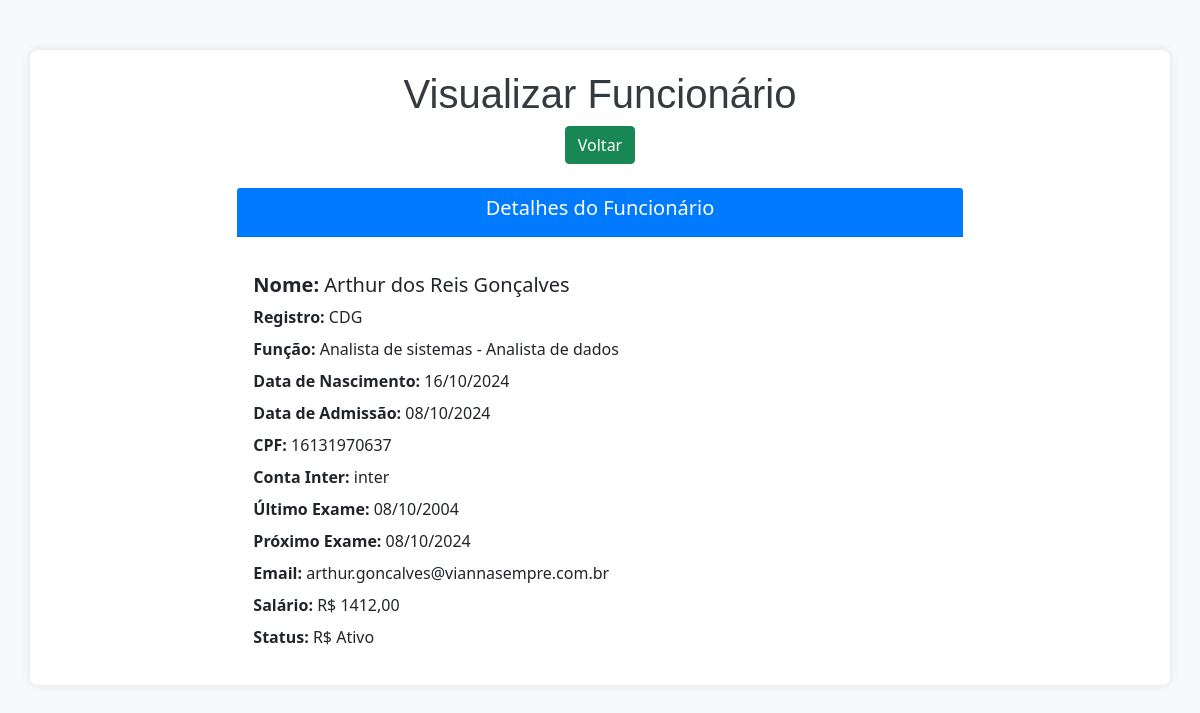
Screenshot of /view/1/ with the database file from the repository.
### app/models.py (models this page shows, shortened)
class Funcionarios(models.Model):
    cpf_validator = RegexValidator(
        r'^\d{11}$',
        'O CPF deve ter 11 dígitos numéricos.'
    )
    nome = models.CharField(max_length=150, verbose_name='Nome')
    registro = models.CharField(max_length=50, verbose_name='Registro')
    funcao = models.CharField(max_length=100, verbose_name='Função')
    data_nascimento = models.DateField(verbose_name='Data de Nascimento')
    data_admissao = models.DateField(verbose_name='Data de Admissão')
    cpf = models.CharField(max_length=11, validators=[cpf_validator], unique=True, verbose_name='CPF')
    conta_inter = models.CharField(max_length=20, verbose_name='Conta Inter')
    ultimo_exame = models.DateField(null=True, blank=True, verbose_name='Último Exame')
    proximo_exame = models.DateField(null=True, blank=True, verbose_name='Próximo Exame')
    email = models.EmailField(max_length=100, validators=[EmailValidator()], unique=True, verbose_name='Email')
    salario = models.DecimalField(max_digits=10, decimal_places=2, verbose_name='Salário')
    status = models.CharField(max_length=50, verbose_name='status')

### app/views.py (the view)
# urls.py: path('view/<int:pk>/', view, name='view'),
def view(request, pk):
    funcionario = get_object_or_404(Funcionarios, pk=pk)
    return render(request, 'Funcionarios/view.html', {'db': funcionario})

### app/templates/Funcionarios/view.html (shortened to what this page needs)
<!DOCTYPE html>
<html lang="pt-br">
<head>
    <link href="https://cdn.jsdelivr.net/npm/bootstrap@5.0.2/dist/css/bootstrap.min.css" rel="stylesheet">
</head>
<body>
    <div class="container">
        <div class="text-center mb-4">
            <h1>Visualizar Funcionário</h1>
            <a href="/indexFuncionarios" class="btn btn-success">Voltar</a>
        </div>
        <div class="row justify-content-center">
            <div class="col-md-8">
                <div class="card">
                    <div class="card-header text-center">
                        <h5>Detalhes do Funcionário</h5>
                    </div>
                    <div class="card-body">
                        <h5 class="card-title"><strong>Nome:</strong> {{ db.nome }}</h5>
                        <p class="card-text"><strong>Registro:</strong> {{ db.registro }}</p>
                        <p class="card-text"><strong>Função:</strong> {{ db.funcao }}</p>
                        <p class="card-text"><strong>Data de Nascimento:</strong> {{ db.data_nascimento|date:"d/m/Y" }}</p>
                        <p class="card-text"><strong>Data de Admissão:</strong> {{ db.data_admissao|date:"d/m/Y" }}</p>
                        <p class="card-text"><strong>CPF:</strong> {{ db.cpf }}</p>
                        <p class="card-text"><strong>Conta Inter:</strong> {{ db.conta_inter }}</p>
                        <p class="card-text"><strong>Último Exame:</strong> {{ db.ultimo_exame|date:"d/m/Y" }}</p>
                        <p class="card-text"><strong>Próximo Exame:</strong> {{ db.proximo_exame|date:"d/m/Y" }}</p>
                        <p class="card-text"><strong>Email:</strong> {{ db.email }}</p>
                        <p class="card-text"><strong>Salário:</strong> R$ {{ db.salario }}</p>
                        <p class="card-text"><strong>Status:</strong> R$ {{ db.status }}</p>
                    </div>
                </div>
            </div>
        </div>
    </div>
</body>
</html>

### app/templates/Funcionarios/view.html (style rules this page uses)
body { background-color: #f8f9fa; }
h1 { color: #343a40; font-family: 'Arial', sans-serif; }
.container { margin-top: 50px; padding: 20px; background-color: #ffffff; border-radius: 0.5rem; box-shadow: 0 0 10px rgba(0, 0, 0, 0.1); }
.card { border: none; }
.card-header { background-color: #007bff; color: white; border-radius: 0.5rem 0.5rem 0 0; }
.card-title, .card-text { margin-bottom: 0.5rem; }
.btn-success { transition: background-color 0.3s ease; }
.text-center { margin-bottom: 20px; }

### rows the page displays
Funcionarios: nome "Arthur dos Reis Gonçalves", registro "CDG", funcao "Analista de sistemas - Analista de dados", data_nascimento "16/10/2024", data_admissao "08/10/2024", cpf "16131970637", conta_inter "inter", ultimo_exame "08/10/2004", proximo_exame "08/10/2024", email "arthur.goncalves@viannasempre.com.br", salario "1412,00", status "Ativo"
